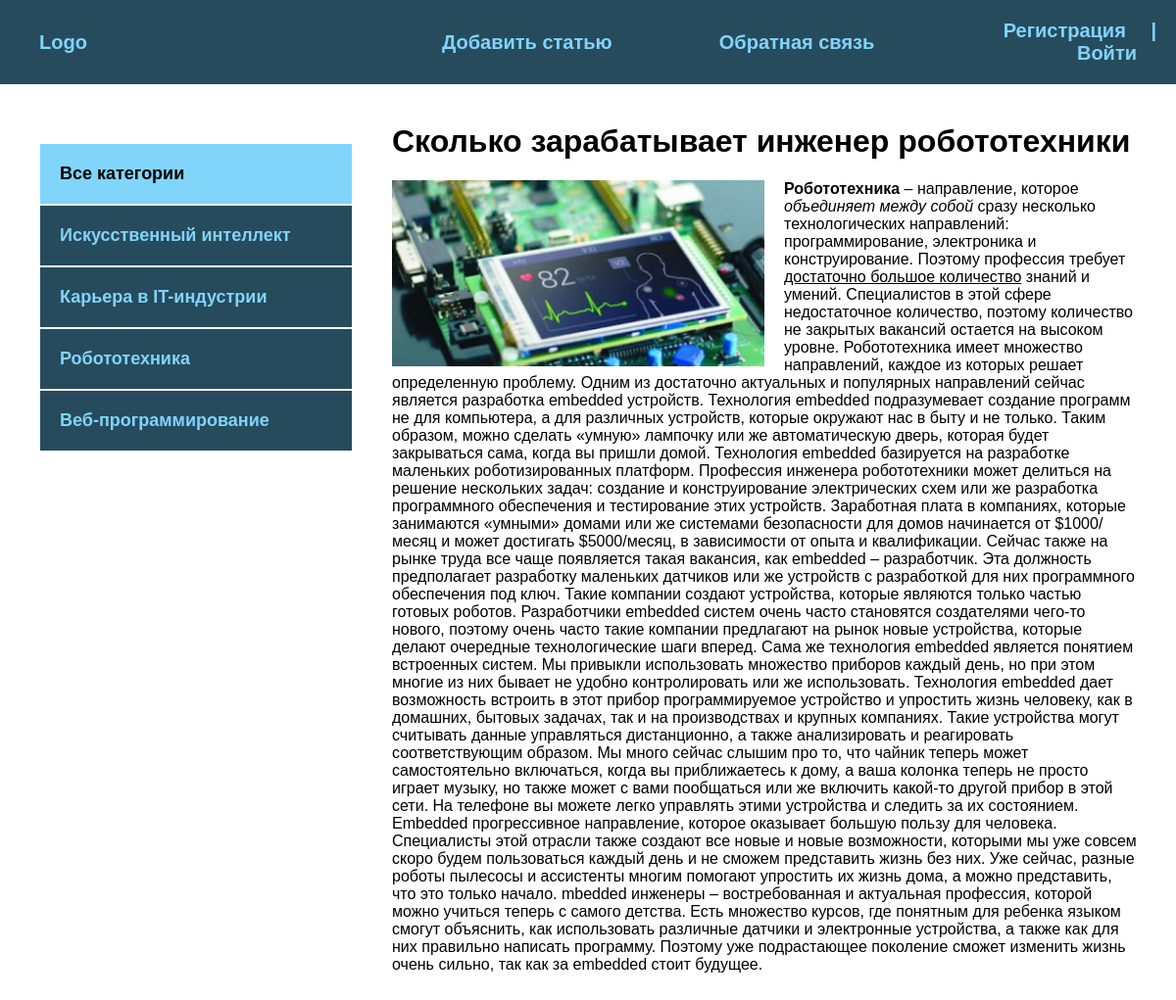
The page /post/skolko-zarabatyvaet-inzhener-robototehniki/ on the database its author committed.
### blog/models.py (models this page shows, shortened)
class Category(models.Model):
    name = models.CharField(max_length=100, verbose_name = "Категория")
    slug = models.SlugField(max_length=100, unique=True, verbose_name = "URL")
    def get_absolute_url(self):
        return reverse('category', kwargs={'cat_slug': self.slug})
    class Meta:
        verbose_name = "категория"
        verbose_name_plural = "категории"

class Blog(models.Model):
    title = models.CharField(max_length=255, verbose_name = "Название")
    slug = models.SlugField(max_length=255, unique=True, verbose_name = "URL")
    content = models.TextField(blank=True, verbose_name = "Контент")
    photo = models.ImageField(upload_to="photos/%Y/%m/%d/", blank=True, verbose_name = "Фото")
    time_created = models.DateTimeField(auto_now_add=True, verbose_name = "Дата создания")
    time_update = models.DateTimeField(auto_now=True, verbose_name = "Дата обновления")
    is_published = models.BooleanField(default=True, verbose_name = "Опубликовано")
    cat = models.ForeignKey('Category', on_delete=models.PROTECT, verbose_name = "Категория")
    def __str__(self):
        return self.title
    class Meta:
        verbose_name = "новость"
        verbose_name_plural = "новости"
        ordering = ["-time_created"]

### blog/views.py (the view)
# urls.py: path('post/<slug:post_slug>/', ShowPost.as_view(), name='post'),
class ShowPost(DataMixin, DetailView):
    model = Blog
    template_name = 'blog/post.html'
    slug_url_kwarg = 'post_slug'
    context_object_name = 'post'
    def get_context_data(self, *, object_list=None, **kwargs):
        context = super().get_context_data(**kwargs)
        c_def = self.get_user_context(title=context['post'])
        return dict(list(context.items()) + list(c_def.items()))

### blog/utils.py (called while the page is built)
    def get_user_context(self, **kwargs):
        context = kwargs
        cats = Category.objects.annotate(Count('blog'))
        user_menu = menu.copy()
        if not self.request.user.is_authenticated:
            user_menu.pop(0)
        context['menu'] = menu
        context['cats'] = cats
        if 'cat_selected' not in context:
            context['cat_selected'] = 0
        return context

### blog/templates/blog/post.html
{% extends 'blog/base.html' %}
{% block content %}
<div class="post">
    <h1>{{ title }}</h1>
    {% if post.photo %}
    <img src="{{ post.photo.url}}" alt="" class="image">
    {% endif %}
    {{ post.content|safe }}
</div>
{% endblock %}

### blog/templates/blog/base.html (shortened to what this page needs)
<!DOCTYPE html>
{% load static %}
{% load blog_tags %}
<html lang="en">
<head>
    <link rel="stylesheet" href="{% static 'css/style.css' %}">
</head>
<body>
<div class="header">
    <div class="wrap">
        <ul class="mainmenu">
            <li class="logo"><a href="{% url 'index' %}">Logo</a></li>
            {% for m in menu %}
            <li class="last"><a href="{% url m.url_name %}">{{ m.title }}</a></li>
            {% endfor %}
            {% if request.user.is_authenticated %}
            <li class="last">{{ user.username }} | <a href="{% url 'logout' %}">Выйти</a></li>
            {% else %}
            <li class="last"><a href="{% url 'register' %}">Регистрация</a> | <a
                    href="{% url 'login' %}">Войти</a></li>
            {% endif %}
        </ul>
    </div>
</div>
<div class="content">
    <div class="wrap">
        <div class="sidebar">
            <ul>
                {% if cat_selected == 0 %}
                <li class="selected">Все категории</li>
                {% else %}
                <li><a href="{% url 'index' %}">Все категории</a></li>
                {% endif %}
                {% for c in cats %}
                {% if c.blog__count > 0 %}
                {% if c.pk == cat_selected %}
                <li class="selected">{{ c.name }}</li>
                {% else %}
                <li>
                    <a href="{{ c.get_absolute_url }}">{{ c.name }}</a>
                </li>
                {% endif %}
                {% endif %}
                {% endfor %}
            </ul>
        </div>
        <div class="main">
            {% block content %}
            {% endblock %}
        </div>
    </div>
</div>
</body>
</html>

### blog/static/css/style.css (style rules this page uses)
body { margin: 0; padding: 0; background: #264b5d; font-family: Verdana, Geneva, Tahoma, sans-serif; }
.wrap { max-width: 1200px; margin: 0 auto; }
.content .wrap { background: #FFF; padding: 40px; box-sizing: border-box; display: flex; }
ul { list-style: none; margin: 0; padding: 0; }
a { color: #81d4fa; text-decoration: none; padding: 20px; }
.mainmenu { display: flex; align-items: center; justify-content: space-between; font-size: 20px; font-weight: bold; padding: 20px; }
.logo { flex-basis: 40%; }
.last { flex-basis: 30%; text-align: right; color: #81d4fa; }
.sidebar ul { width: 320px; margin-right: 40px; margin-top: 20px; }
.sidebar a { padding: 20px; display: block; border: 1px solid #FFF; background: #264b5d; font-weight: bold; font-size: 18px; }
.selected { font-size: 18px; padding: 20px; border: 1px solid #FFF; font-weight: bold; background: #81d4fa; }
.image { float: left; margin-right: 20px; max-width: 50%; }
.post h1 { margin-top: 0; }
.post { font-size: 16px; }
.last a { display: inline; }

### rows shown on the page
Category: name "Искусственный интеллект"
Category: name "Карьера в IT-индустрии"
Category: name "Робототехника"
Category: name "Веб-программирование"
Blog: title "Сколько зарабатывает инженер робототехники", photo (picture), content "Робототехника – направление, которое объединяет между собой сразу несколько технологических направлений: программирование, электроника и конструирование. Поэтому профессия требует достаточно большое количество знаний и умений. Специалистов в этой сфере недостаточное количество, поэтому количество не закрытых вакансий остается на высоком уровне. Робототехника имеет множество направлений, каждое из которых решает определенную проблему. Одним из достаточно актуальных и популярных направлений сейчас является разработка embedded устройств. Технология embedded подразумевает создание программ не для компьютера, а для различных устройств, которые окружают нас в быту и не только. Таким образом,…"

### other values the page prints
{{ m.title }} "Добавить статью" "Обратная связь"
